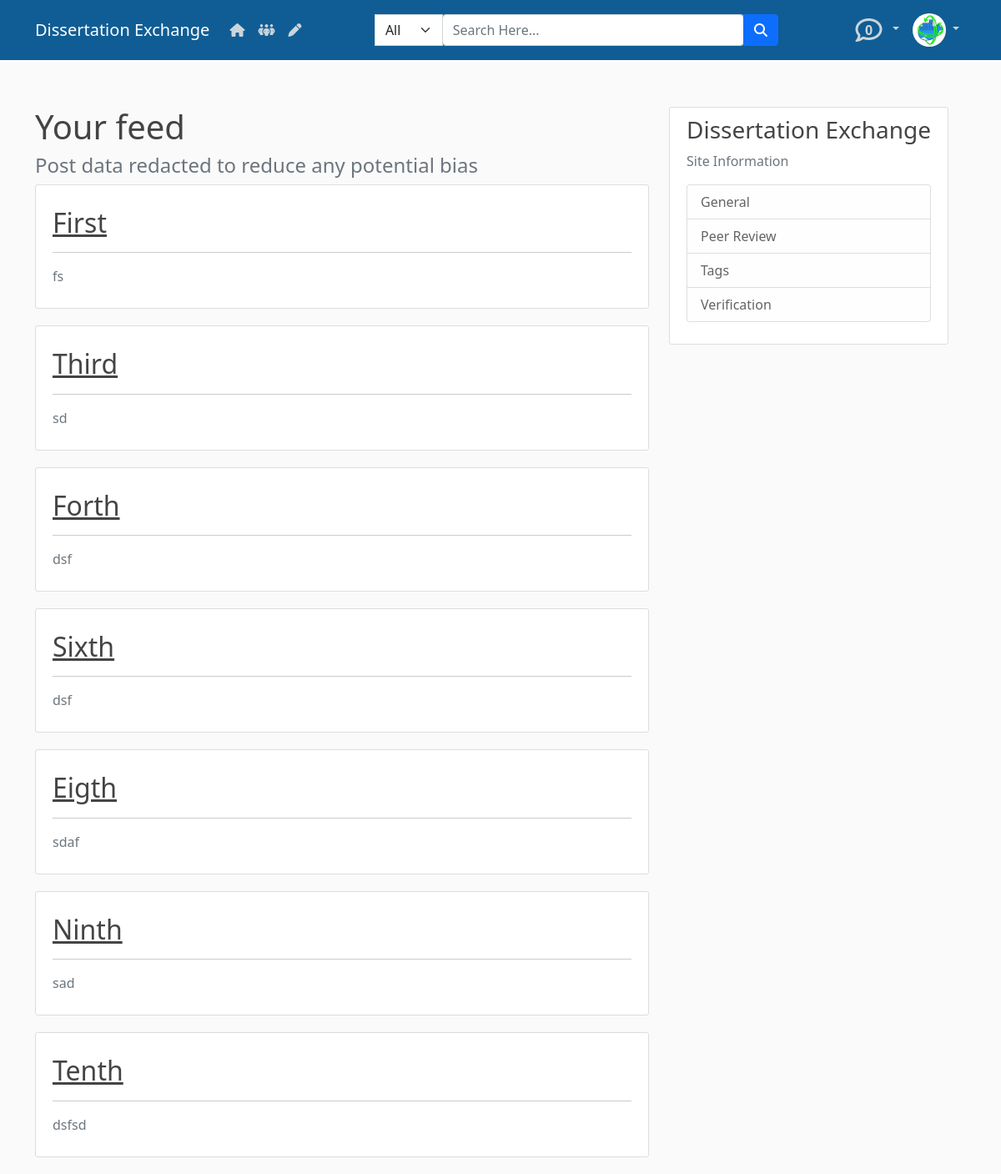
Screenshot of /reviews/ (signed in) with the database file from the repository.
### blog/models.py (models this page shows, shortened)
class Post(models.Model):
    title = models.CharField(max_length=1000)
    abstract = models.TextField()
    date_posted = models.DateTimeField(auto_now_add=True)
    publication_date = models.DateField()
    author = models.ForeignKey(User, on_delete=models.CASCADE)
    file = models.FileField(upload_to='documents')
    likes = models.ManyToManyField(User, related_name='blog_post')
    dislikes = models.ManyToManyField(User, related_name='blog_post1')
    saves = models.ManyToManyField(User, related_name='blog_post2')
    primary_tag = models.ForeignKey(Tag,on_delete=models.CASCADE)
    secondary_tags= models.ManyToManyField(Tag, related_name='secondary_tag', blank=True)
    identifier = models.URLField(default="")
    version = models.IntegerField(default=1)
    publisher = models.CharField(max_length=1000, default='')
    reviewed = models.IntegerField(default = 0)
    requested = models.CharField(max_length=30, default="none")
    reviewers = models.ManyToManyField(User, related_name="reviewers")
    requested_time = models.DateTimeField(auto_now_add=True)
    blob_file = models.TextField(db_column='data', blank=True)

### blog/views.py (the view)
# urls.py: path("reviews/", UserReviewListView.as_view(), name="list-review"),
class UserReviewListView(ListView):
    model = Post
    template_name = "blog/user_review.html"
    paginate_by = 5
    def get(self, request):
        users = request.user.profile
        posts = Post.objects.filter(
            Q(reviewers=request.user)
        )
        context = {"posts": posts}
        return render(request, "blog/user_review.html", context)

### blog/custom_context_processor.py (called while the page is built)
def tag_renderer(request):
    return {
        "tags_context": Tag.objects.all(),
        "posts_context": Post.objects.all(),
        "comment_context": Comment.objects.all()}

def notification_renderer(request):
    notification_processor = []
    counter = 0
    if request.user.is_authenticated:
        counter = len(Notification.objects.filter(new = 0).filter(receiver = request.user))
        notification_processor = (Notification.objects.filter(receiver = request.user).order_by("new"))
    return {
        "notification_processor": notification_processor,
        "counter": counter
    }

def get_current_path(request):
    return {
       'date': datetime.now()
     }

### blog/models.py (called while the page is built)
    def __str__(self):
        return self.tags

    def __str__(self):
        return self.post1.title

### blog/templates/blog/user_review.html (shortened to what this page needs)
{% extends "blog/base.html" %}
{% block content %}
<h1>Your feed</h1>
<h4 class="text-muted">Post data redacted to reduce any potential bias</h4>
    {% for post in posts %}
    <article class="media content-section">
        <div class="media-body">
          <h2 class="mt-3"><a class="article-title" href="{% url 'review' post.id %}">{{ post.title }}</a></h2>
          <hr>
          <p class="article-content text-muted">{{ post.abstract }}</p>
        </div>
      </article>
    {% endfor %}
{% endblock content %}

### blog/static/blog/main.css (style rules this page uses)
body { background: #fafafa; color: #333333; margin-top: 5rem; }
h1, h2, h3, h4, h5, h6 { color: #444444; }
.content-section { background: #ffffff; padding: 10px 20px; border: 1px solid #dddddd; border-radius: 3px; margin-bottom: 20px; }
.article-title { color: #444444; }
.article-content { white-space: pre-line; }

### rows the page displays
Post: title "First", abstract "fs"
Post: title "Third", abstract "sd"
Post: title "Forth", abstract "dsf"
Post: title "Sixth", abstract "dsf"
Post: title "Eigth", abstract "sdaf"
Post: title "Ninth", abstract "sad"
Post: title "Tenth", abstract "dsfsd"

### other values shown
{{ counter }} "0"
